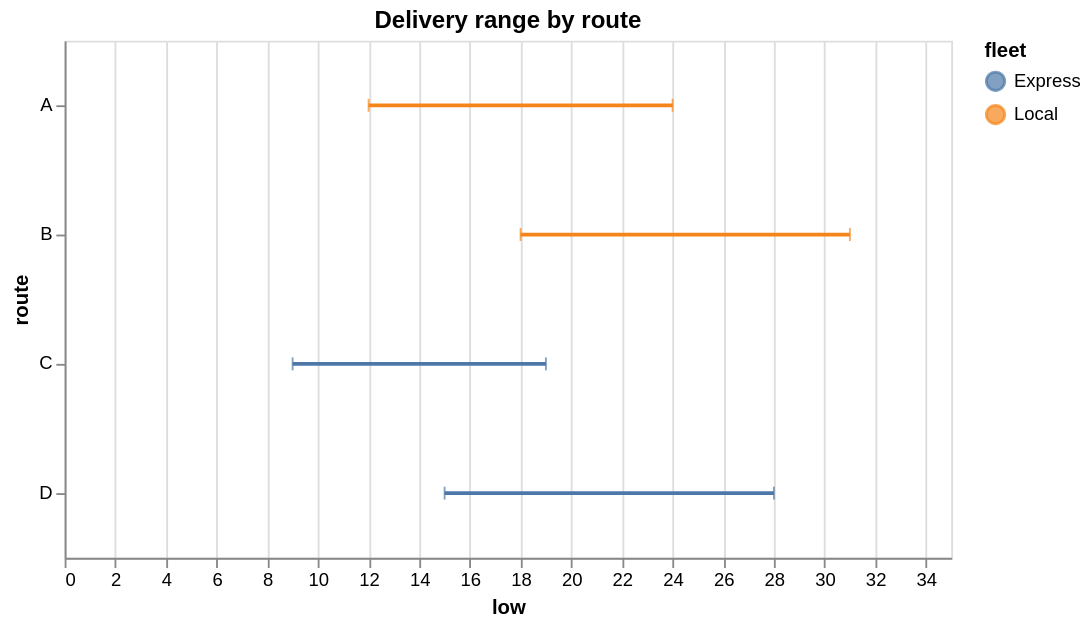

Vega-Lite specification for this chart:
### Vega-Lite specification from a JSON file in a GitHub repository (floating-point values rounded to 4 significant figures)
{"$schema": "https://vega.github.io/schema/vega-lite/v6.json", "width": 480, "height": 280, "title": "Delivery range by route", "mark": {"type": "errorbar", "orient": "horizontal", "rule": {"strokeWidth": 2}, "ticks": {"color": "#3a506b", "size": 7}}, "data": {"values": [{"route": "A", "low": 12, "high": 24, "fleet": "Local"}, {"route": "B", "low": 18, "high": 31, "fleet": "Local"}, {"route": "C", "low": 9, "high": 19, "fleet": "Express"}, {"route": "D", "low": 15, "high": 28, "fleet": "Express"}]}, "encoding": {"x": {"field": "low", "type": "quantitative"}, "x2": {"field": "high"}, "y": {"field": "route", "type": "nominal"}, "color": {"field": "fleet", "type": "nominal"}}}
